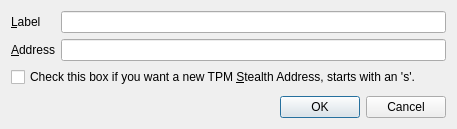
<?xml version="1.0" encoding="UTF-8"?>
<ui version="4.0">
 <class>EditAddressDialog</class>
 <widget class="QDialog" name="EditAddressDialog">
  <property name="geometry">
   <rect>
    <x>0</x>
    <y>0</y>
    <width>457</width>
    <height>129</height>
   </rect>
  </property>
  <property name="windowTitle">
   <string>Edit Address</string>
  </property>
  <layout class="QVBoxLayout" name="verticalLayout">
   <item>
    <layout class="QFormLayout" name="formLayout">
     <property name="fieldGrowthPolicy">
      <enum>QFormLayout::AllNonFixedFieldsGrow</enum>
     </property>
     <item row="0" column="0">
      <widget class="QLabel" name="label">
       <property name="text">
        <string>&amp;Label</string>
       </property>
       <property name="buddy">
        <cstring>labelEdit</cstring>
       </property>
      </widget>
     </item>
     <item row="0" column="1">
      <widget class="QLineEdit" name="labelEdit">
       <property name="toolTip">
        <string>The label associated with this address book entry</string>
       </property>
      </widget>
     </item>
     <item row="1" column="0">
      <widget class="QLabel" name="label_2">
       <property name="text">
        <string>&amp;Address</string>
       </property>
       <property name="buddy">
        <cstring>addressEdit</cstring>
       </property>
      </widget>
     </item>
     <item row="1" column="1">
      <widget class="QLineEdit" name="addressEdit">
       <property name="toolTip">
        <string>The address associated with this address book entry. This can only be modified for sending addresses.</string>
       </property>
      </widget>
     </item>
     <item row="2" column="0" colspan="2">
      <widget class="QCheckBox" name="stealthCB">
       <property name="text">
        <string>Check this box if you want a new TPM &amp;Stealth Address, starts with an 's'.</string>
       </property>
      </widget>
     </item>
    </layout>
   </item>
   <item>
    <widget class="QDialogButtonBox" name="buttonBox">
     <property name="orientation">
      <enum>Qt::Horizontal</enum>
     </property>
     <property name="standardButtons">
      <set>QDialogButtonBox::Cancel|QDialogButtonBox::Ok</set>
     </property>
    </widget>
   </item>
  </layout>
 </widget>
 <resources/>
 <connections>
  <connection>
   <sender>buttonBox</sender>
   <signal>accepted()</signal>
   <receiver>EditAddressDialog</receiver>
   <slot>accept()</slot>
   <hints>
    <hint type="sourcelabel">
     <x>248</x>
     <y>254</y>
    </hint>
    <hint type="destinationlabel">
     <x>157</x>
     <y>274</y>
    </hint>
   </hints>
  </connection>
  <connection>
   <sender>buttonBox</sender>
   <signal>rejected()</signal>
   <receiver>EditAddressDialog</receiver>
   <slot>reject()</slot>
   <hints>
    <hint type="sourcelabel">
     <x>316</x>
     <y>260</y>
    </hint>
    <hint type="destinationlabel">
     <x>286</x>
     <y>274</y>
    </hint>
   </hints>
  </connection>
 </connections>
</ui>
